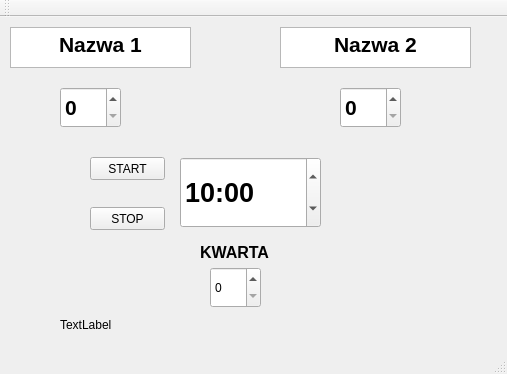
<?xml version="1.0" encoding="UTF-8"?>
<ui version="4.0">
 <class>MainWindow</class>
 <widget class="QMainWindow" name="MainWindow">
  <property name="geometry">
   <rect>
    <x>0</x>
    <y>0</y>
    <width>507</width>
    <height>374</height>
   </rect>
  </property>
  <property name="windowTitle">
   <string>MainWindow</string>
  </property>
  <widget class="QWidget" name="centralWidget">
   <widget class="QTextEdit" name="name1">
    <property name="geometry">
     <rect>
      <x>10</x>
      <y>10</y>
      <width>181</width>
      <height>41</height>
     </rect>
    </property>
    <property name="html">
     <string>&lt;!DOCTYPE HTML PUBLIC &quot;-//W3C//DTD HTML 4.0//EN&quot; &quot;http://www.w3.org/TR/REC-html40/strict.dtd&quot;&gt;
&lt;html&gt;&lt;head&gt;&lt;meta name=&quot;qrichtext&quot; content=&quot;1&quot; /&gt;&lt;style type=&quot;text/css&quot;&gt;
p, li { white-space: pre-wrap; }
&lt;/style&gt;&lt;/head&gt;&lt;body style=&quot; font-family:'MS Shell Dlg 2'; font-size:8.25pt; font-weight:400; font-style:normal;&quot;&gt;
&lt;p align=&quot;center&quot; style=&quot; margin-top:0px; margin-bottom:0px; margin-left:0px; margin-right:0px; -qt-block-indent:0; text-indent:0px;&quot;&gt;&lt;span style=&quot; font-size:16pt; font-weight:600;&quot;&gt;Nazwa 1&lt;/span&gt;&lt;/p&gt;&lt;/body&gt;&lt;/html&gt;</string>
    </property>
   </widget>
   <widget class="QTextEdit" name="name2">
    <property name="geometry">
     <rect>
      <x>280</x>
      <y>10</y>
      <width>191</width>
      <height>41</height>
     </rect>
    </property>
    <property name="html">
     <string>&lt;!DOCTYPE HTML PUBLIC &quot;-//W3C//DTD HTML 4.0//EN&quot; &quot;http://www.w3.org/TR/REC-html40/strict.dtd&quot;&gt;
&lt;html&gt;&lt;head&gt;&lt;meta name=&quot;qrichtext&quot; content=&quot;1&quot; /&gt;&lt;style type=&quot;text/css&quot;&gt;
p, li { white-space: pre-wrap; }
&lt;/style&gt;&lt;/head&gt;&lt;body style=&quot; font-family:'MS Shell Dlg 2'; font-size:8.25pt; font-weight:400; font-style:normal;&quot;&gt;
&lt;p align=&quot;center&quot; style=&quot; margin-top:0px; margin-bottom:0px; margin-left:0px; margin-right:0px; -qt-block-indent:0; text-indent:0px;&quot;&gt;&lt;span style=&quot; font-size:16pt; font-weight:600;&quot;&gt;Nazwa 2&lt;/span&gt;&lt;/p&gt;&lt;/body&gt;&lt;/html&gt;</string>
    </property>
   </widget>
   <widget class="QSpinBox" name="result1">
    <property name="geometry">
     <rect>
      <x>60</x>
      <y>70</y>
      <width>61</width>
      <height>41</height>
     </rect>
    </property>
    <property name="font">
     <font>
      <pointsize>16</pointsize>
      <weight>75</weight>
      <bold>true</bold>
     </font>
    </property>
    <property name="alignment">
     <set>Qt::AlignJustify|Qt::AlignVCenter</set>
    </property>
    <property name="maximum">
     <number>150</number>
    </property>
   </widget>
   <widget class="QSpinBox" name="result2">
    <property name="geometry">
     <rect>
      <x>340</x>
      <y>70</y>
      <width>61</width>
      <height>41</height>
     </rect>
    </property>
    <property name="font">
     <font>
      <pointsize>16</pointsize>
      <weight>75</weight>
      <bold>true</bold>
     </font>
    </property>
    <property name="maximum">
     <number>150</number>
    </property>
    <property name="singleStep">
     <number>1</number>
    </property>
    <property name="displayIntegerBase">
     <number>10</number>
    </property>
   </widget>
   <widget class="QTimeEdit" name="clock">
    <property name="geometry">
     <rect>
      <x>180</x>
      <y>140</y>
      <width>141</width>
      <height>71</height>
     </rect>
    </property>
    <property name="font">
     <font>
      <pointsize>20</pointsize>
      <weight>75</weight>
      <bold>true</bold>
      <strikeout>false</strikeout>
      <kerning>true</kerning>
     </font>
    </property>
    <property name="currentSection">
     <enum>QDateTimeEdit::MinuteSection</enum>
    </property>
    <property name="displayFormat">
     <string>mm:ss</string>
    </property>
    <property name="calendarPopup">
     <bool>false</bool>
    </property>
    <property name="time">
     <time>
      <hour>0</hour>
      <minute>10</minute>
      <second>0</second>
     </time>
    </property>
   </widget>
   <widget class="QSpinBox" name="quart">
    <property name="geometry">
     <rect>
      <x>210</x>
      <y>250</y>
      <width>51</width>
      <height>41</height>
     </rect>
    </property>
   </widget>
   <widget class="QLabel" name="label">
    <property name="geometry">
     <rect>
      <x>200</x>
      <y>220</y>
      <width>91</width>
      <height>31</height>
     </rect>
    </property>
    <property name="font">
     <font>
      <pointsize>12</pointsize>
      <weight>75</weight>
      <bold>true</bold>
     </font>
    </property>
    <property name="text">
     <string>KWARTA</string>
    </property>
   </widget>
   <widget class="QPushButton" name="start">
    <property name="geometry">
     <rect>
      <x>90</x>
      <y>140</y>
      <width>75</width>
      <height>23</height>
     </rect>
    </property>
    <property name="cursor">
     <cursorShape>ArrowCursor</cursorShape>
    </property>
    <property name="text">
     <string>START</string>
    </property>
   </widget>
   <widget class="QPushButton" name="stop">
    <property name="geometry">
     <rect>
      <x>90</x>
      <y>190</y>
      <width>75</width>
      <height>23</height>
     </rect>
    </property>
    <property name="text">
     <string>STOP</string>
    </property>
   </widget>
   <widget class="QLabel" name="score">
    <property name="geometry">
     <rect>
      <x>60</x>
      <y>300</y>
      <width>391</width>
      <height>16</height>
     </rect>
    </property>
    <property name="text">
     <string>TextLabel</string>
    </property>
   </widget>
   <zorder>name1</zorder>
   <zorder>name2</zorder>
   <zorder>result1</zorder>
   <zorder>result2</zorder>
   <zorder>quart</zorder>
   <zorder>label</zorder>
   <zorder>start</zorder>
   <zorder>stop</zorder>
   <zorder>clock</zorder>
   <zorder>score</zorder>
  </widget>
  <widget class="QMenuBar" name="menuBar">
   <property name="geometry">
    <rect>
     <x>0</x>
     <y>0</y>
     <width>507</width>
     <height>21</height>
    </rect>
   </property>
  </widget>
  <widget class="QToolBar" name="mainToolBar">
   <attribute name="toolBarArea">
    <enum>TopToolBarArea</enum>
   </attribute>
   <attribute name="toolBarBreak">
    <bool>false</bool>
   </attribute>
  </widget>
  <widget class="QStatusBar" name="statusBar"/>
 </widget>
 <layoutdefault spacing="6" margin="11"/>
 <resources/>
 <connections/>
</ui>
